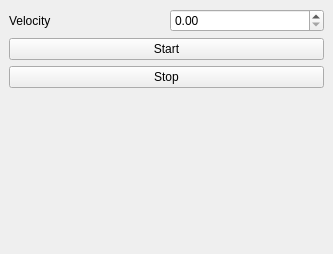
<?xml version="1.0" encoding="UTF-8"?>
<ui version="4.0">
 <class>MainWindow</class>
 <widget class="QMainWindow" name="MainWindow">
  <property name="geometry">
   <rect>
    <x>0</x>
    <y>0</y>
    <width>333</width>
    <height>254</height>
   </rect>
  </property>
  <property name="windowTitle">
   <string>MainWindow</string>
  </property>
  <widget class="QWidget" name="centralwidget">
   <layout class="QGridLayout" name="gridLayout">
    <item row="2" column="0" colspan="2">
     <widget class="QPushButton" name="stop">
      <property name="text">
       <string>Stop</string>
      </property>
     </widget>
    </item>
    <item row="0" column="1">
     <widget class="QDoubleSpinBox" name="velocity">
      <property name="sizePolicy">
       <sizepolicy hsizetype="Minimum" vsizetype="Fixed">
        <horstretch>0</horstretch>
        <verstretch>0</verstretch>
       </sizepolicy>
      </property>
     </widget>
    </item>
    <item row="1" column="0" colspan="2">
     <widget class="QPushButton" name="start">
      <property name="text">
       <string>Start</string>
      </property>
     </widget>
    </item>
    <item row="0" column="0">
     <widget class="QLabel" name="label">
      <property name="text">
       <string>Velocity</string>
      </property>
     </widget>
    </item>
    <item row="3" column="0" colspan="2">
     <spacer name="verticalSpacer">
      <property name="orientation">
       <enum>Qt::Vertical</enum>
      </property>
      <property name="sizeHint" stdset="0">
       <size>
        <width>20</width>
        <height>40</height>
       </size>
      </property>
     </spacer>
    </item>
   </layout>
  </widget>
  <widget class="QMenuBar" name="menubar">
   <property name="geometry">
    <rect>
     <x>0</x>
     <y>0</y>
     <width>333</width>
     <height>25</height>
    </rect>
   </property>
  </widget>
 </widget>
 <resources/>
 <connections/>
</ui>
